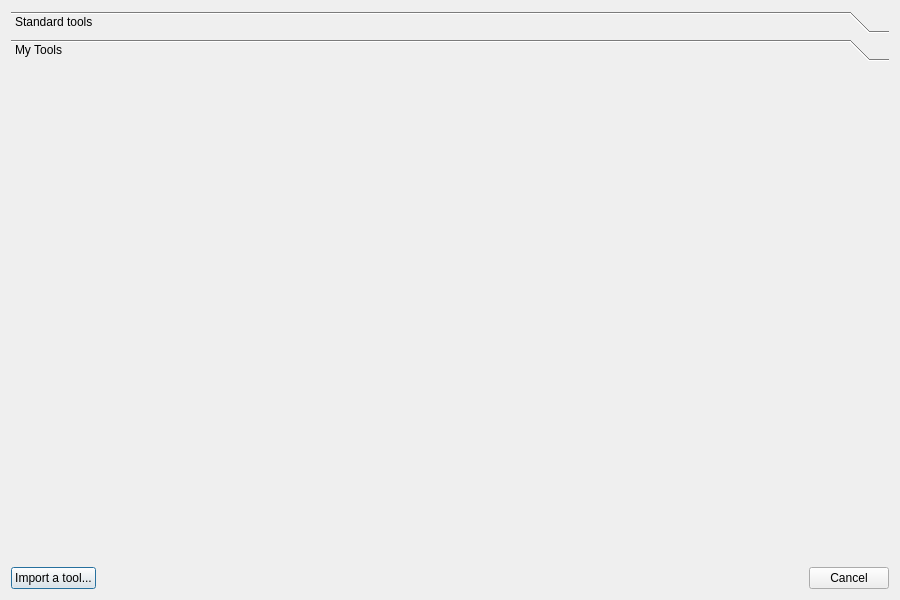
<?xml version="1.0" encoding="UTF-8"?>
<ui version="4.0">
 <class>ShapeSelector</class>
 <widget class="QDialog" name="ShapeSelector">
  <property name="geometry">
   <rect>
    <x>0</x>
    <y>0</y>
    <width>900</width>
    <height>600</height>
   </rect>
  </property>
  <property name="windowTitle">
   <string>Select a Tool Shape</string>
  </property>
  <layout class="QVBoxLayout" name="verticalLayout" stretch="1,0">
   <item>
    <layout class="QVBoxLayout" name="gridLayout">
     <item>
      <widget class="QToolBox" name="toolBox">
       <property name="currentIndex">
        <number>1</number>
       </property>
       <widget class="QWidget" name="standardTools">
        <property name="geometry">
         <rect>
          <x>0</x>
          <y>0</y>
          <width>880</width>
          <height>485</height>
         </rect>
        </property>
        <attribute name="label">
         <string>Standard tools</string>
        </attribute>
       </widget>
       <widget class="QWidget" name="customTools">
        <property name="geometry">
         <rect>
          <x>0</x>
          <y>0</y>
          <width>880</width>
          <height>485</height>
         </rect>
        </property>
        <attribute name="label">
         <string>My Tools</string>
        </attribute>
       </widget>
      </widget>
     </item>
    </layout>
   </item>
   <item>
    <layout class="QHBoxLayout" name="horizontalLayout">
     <item>
      <widget class="QPushButton" name="pushButtonImport">
       <property name="text">
        <string>Import a tool...</string>
       </property>
       <property name="icon">
        <iconset>
         <normaloff>../resources/icons/import.svg</normaloff>../resources/icons/import.svg</iconset>
       </property>
      </widget>
     </item>
     <item>
      <widget class="QDialogButtonBox" name="buttonBox">
       <property name="standardButtons">
        <set>QDialogButtonBox::Cancel</set>
       </property>
      </widget>
     </item>
    </layout>
   </item>
  </layout>
 </widget>
 <resources/>
 <connections/>
</ui>
